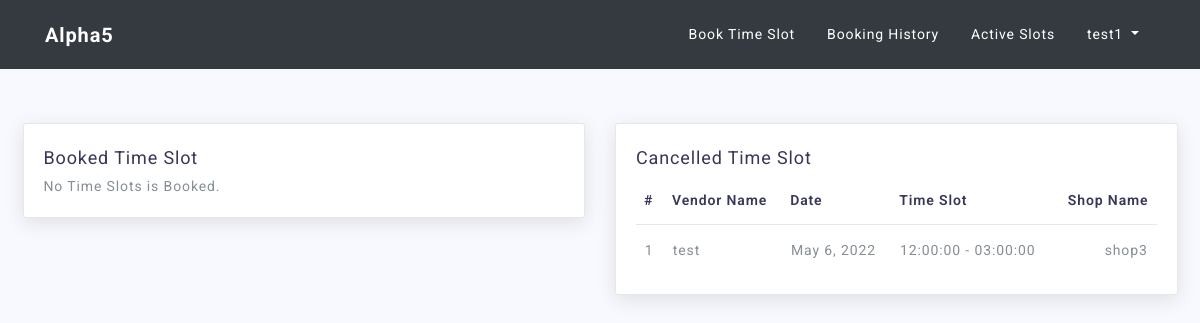
/customer/book/ (signed in), run on an earlier commit of the app's database.
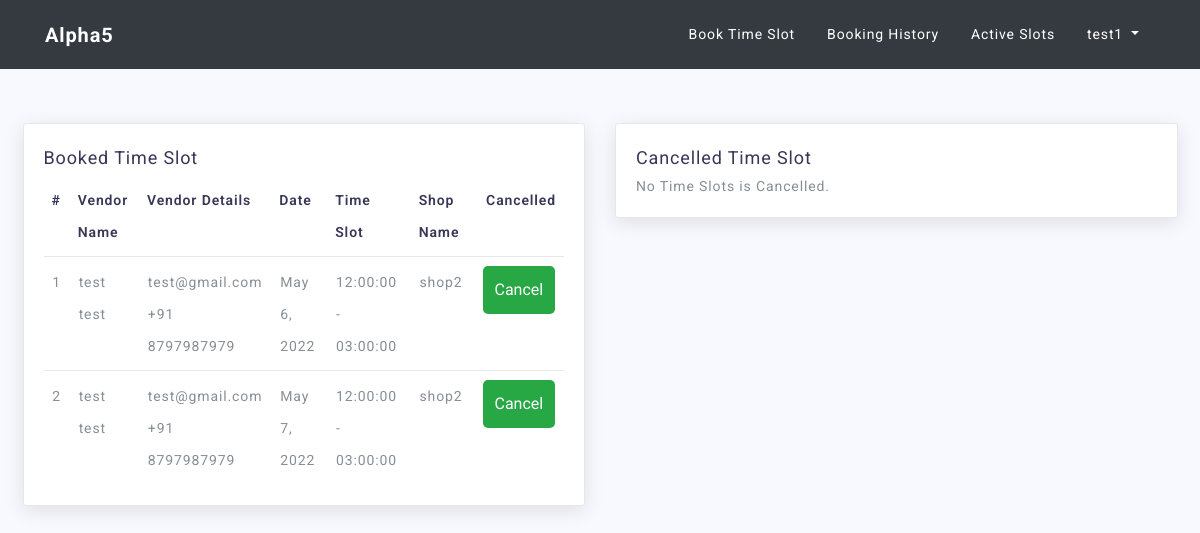
And on a later commit of the database.
### customer/models.py (models this page shows, shortened)
class TimeSlotCancel(models.Model):
    id = models.UUIDField(primary_key=True, default=uuid.uuid4, editable=False)
    manager_id = models.ForeignKey(User, on_delete=models.CASCADE, related_name="manger_id_cancel")
    customer_id = models.ForeignKey(User, on_delete=models.CASCADE, related_name="customer_id_cancel")
    date = models.DateField(null=False)
    room_id = models.ForeignKey(Room, on_delete=models.CASCADE)
    start_time = models.TimeField(null=False)
    end_time = models.TimeField(null=False)

class TimeSlotBook(models.Model):
    id = models.UUIDField(primary_key=True, default=uuid.uuid4, editable=False)
    manager_id = models.ForeignKey(User, on_delete=models.CASCADE, related_name="manager_id")
    customer_id = models.ForeignKey(User, on_delete=models.CASCADE, related_name="customer_id")
    date = models.DateField(null=False)
    room_id = models.ForeignKey(Room, on_delete=models.CASCADE)
    start_time = models.TimeField(null=False)
    end_time = models.TimeField(null=False)
    class Meta:
        unique_together = ('manager_id', 'date', 'room_id', 'start_time', 'end_time')

### accounts/models.py (models this page shows)
class User(AbstractUser):
    id = models.UUIDField(primary_key=True, default=uuid.uuid4, editable=False)
    is_customer = models.BooleanField(default=False)
    is_manager = models.BooleanField(default=False)
    phone = models.CharField(max_length=10, null=False)

### manager/models.py (models this page shows, shortened)
class Room(models.Model):
    id = models.UUIDField(primary_key=True, default=uuid.uuid4, editable=False)
    room_owner = models.ForeignKey(User, on_delete=models.CASCADE)
    room_name = models.CharField(max_length=10, null=False)
    class Meta:
        unique_together = ('room_owner', 'room_name')
    def __str__(self):
        return self.room_name

### customer/views.py (the view)
# urls.py: path('book/', views.BookDetailView.as_view(), name="book"),
@method_decorator(dispatcher, name="dispatch")
class BookDetailView(DetailView):
    model = TimeSlotBook
    template_name = "customer/time_slot_book.html"
    def get(self, request):
        tsb1 = TimeSlotBook.objects.filter(customer_id=self.request.user)
        tsb2 = TimeSlotCancel.objects.filter(customer_id=self.request.user)
        return render(request, self.template_name, {"booked": tsb1, "cancelled": tsb2})

### templates/customer/time_slot_book.html (shortened to what the changed rows need)
{% load staticfiles %}
<!DOCTYPE html>
<html lang="en">
   <head>
     {% include 'base.html'%}
   </head>
{% if error_msg %}
<div class="alert alert-primary">
          {{error_msg}}
</div>
{% else %}
<div class="container-fluid mt-5 pt-4">
        <br>
      <div class="row">
        <div class="col-lg-6">
                <div class="card">
                <div class="card-title">
                    <h4>Booked Time Slot</h4>
                </div>
                    {% if booked %}
                <div class="card-body">
                    <div class="table-responsive">
                        <table class="table table-hover ">
                            <thead>
                                <tr>
                                    <th>#</th>
                                    <th>Vendor Name</th>
                                    <th>Vendor Details</th>
                                    <th>Date</th>
                                    <th>Time Slot</th>
                                    <th>Shop Name</th>
                                    <th>Cancelled</th>
                                </tr>
                            </thead>
                            <tbody>
                            {% for x in booked %}
                                    <tr>
                                        <td>{{ forloop.counter }}</td>
                                        <td>{{x.manager_id.first_name}} {{x.manager_id.last_name}} </td>
                                        <td>
                                            {{x.manager_id.email}}
                                            <br>
                                            +91 {{x.manager_id.phone}}
                                        </td>
                                        <td>{{x.date}}</td>
                                        <td>{{x.start_time | time:"h:i:s"}} - {{x.end_time | time:"h:i:s"}}</td>
                                        <td>{{x.room_id}}</td>
                                        <td>
                                            <form action="{% url 'customer:cancel' %}" method="POST">
                                                <input type="submit" value="Cancel" class="button btn-success" style="cursor:pointer">
                                            </form>
                                        </td>
                                    </tr>
                            {% endfor %}
                            </tbody>
                        </table>
                    </div>
                </div>
                    {% else %}
                    <div class="card-body">
                        No Time Slots is Booked.
                    </div>
                {% endif %}
            </div>
        </div>
        <div class="col-lg-6">
        <div class="card">
            <div class="card-title">
                <h4>Cancelled Time Slot</h4>
            </div>
            {% if cancelled %}
            <div class="card-body">
                <div class="table-responsive">
                    <table class="table table-hover ">
                        <thead>
                            <tr>
                                <th>#</th>
                                <th>Vendor Name</th>
                                <th>Date</th>
                                <th>Time Slot</th>
                                <th>Shop Name</th>
                            </tr>
                        </thead>
                        <tbody>
                        {% for x in cancelled %}
                            <tr>
                                <td>{{ forloop.counter }}</td>
                                <td>{{x.manager_id}}</td>
                                <td>{{x.date}}</td>
                                <td>{{x.start_time | time:"h:i:s"}} - {{x.end_time | time:"h:i:s"}}</td>
                                <td>{{x.room_id}}</td>
                            </tr>
                        {% endfor %}
                        </tbody>
                    </table>
                </div>
            </div>
            {% else %}
                    <div class="card-body">
                        No Time Slots is Cancelled.
                    </div>
                {% endif %}
        </div>
    </div>
  </div>
</div>
{% endif %}

What changed in the data, as far as the page shows it:
removed TimeSlotCancel: manager_id "test", date "May 6, 2022", start_time "12:00:00", end_time "03:00:00", room_id "shop3"
added TimeSlotBook: manager_id.first_name "test", manager_id.last_name "test", manager_id.email "test@gmail.com", manager_id.phone "8797987979", date "May 6, 2022", start_time "12:00:00", end_time "03:00:00", room_id "shop2"
added TimeSlotBook: manager_id.first_name "test", manager_id.last_name "test", manager_id.email "test@gmail.com", manager_id.phone "8797987979", date "May 7, 2022", start_time "12:00:00", end_time "03:00:00", room_id "shop2"
Also different on the page:
text no longer shown: "No Time Slots is Booked."
text now shown: "Vendor Details Cancelled No Time Slots is Cancelled."
